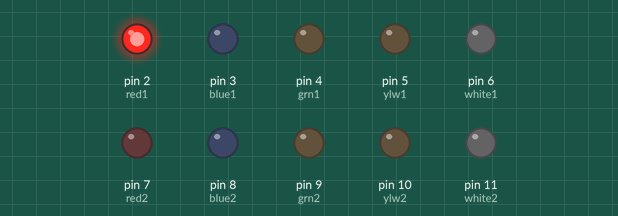
This sketch was run on a simulated Arduino Uno, built with avr-gcc and run on an emulated ATmega328P. On the bench: output pins drawn as LEDs (lit = HIGH).

Above: at 0.02 s.
At 3.57 s:
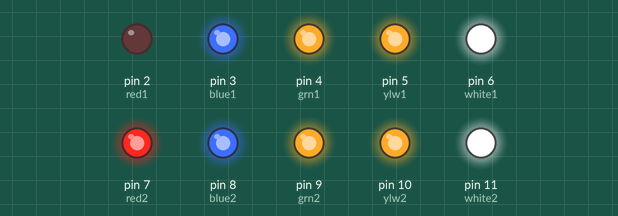
At 3.87 s:
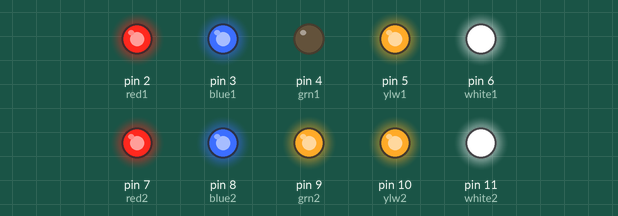
At 4.17 s:
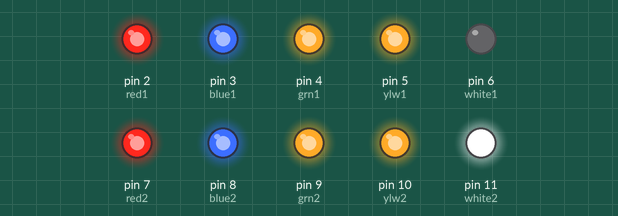
At 4.92 s:
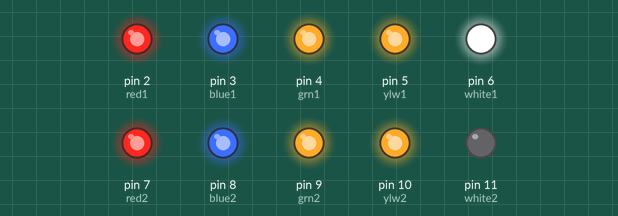
At 10.95 s:
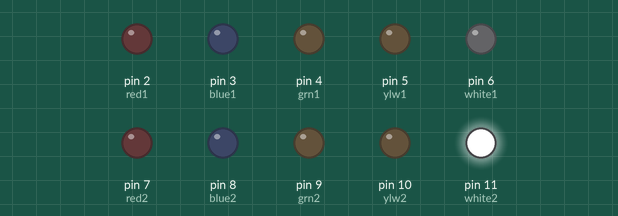
Timing chart, 0 to 11.4 s (numbered marks = the images above):
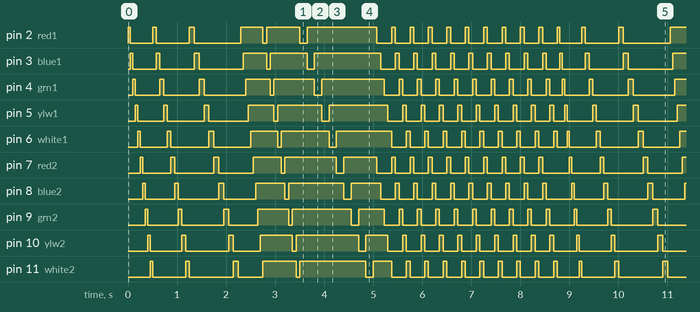

Measured:
- by itself, pin 2 (red1), pin 3 (blue1), pin 4 (grn1), pin 5 (ylw1), pin 6 (white1), pin 7 (red2), pin 8 (blue2), pin 9 (grn2), pin 10 (ylw2), pin 11 (white2): moves between LOW and HIGH, repeating every 8.8 s
- by itself, everything shown: repeats every 8.8 s, in 110 steps

The sketch:

tripleLedChaser.ino
```cpp
const int red1 = 2;
const int blue1 = 3;
const int grn1 = 4;
const int ylw1 = 5;
const int white1 = 6;
const int red2 = 7;
const int blue2 = 8;
const int grn2 = 9;
const int ylw2 = 10;
const int white2 = 11;

void LedOn(int pin);
void LedOff(int pin);
void LedOnAndOff(int pin, int delay2);
void cycle(int delay1);
void LedOffAndOn(int pin, int delay3);
void cycle2(int delay5);


void setup() {
  // put your setup code here, to run once:
  pinMode(red1, OUTPUT);
  pinMode(blue1, OUTPUT);
  pinMode(grn1, OUTPUT);
  pinMode(ylw1, OUTPUT);
  pinMode(white1, OUTPUT);
  pinMode(red2, OUTPUT);
  pinMode(blue2, OUTPUT);
  pinMode(grn2, OUTPUT);
  pinMode(ylw2, OUTPUT);
  pinMode(white2, OUTPUT);
}

void loop() {
  // put your main code here, to run repeatedly:
  cycle(50);
  cycle(75);
  cycle(100);
  onCycle(50);
  onCycle(75);
  onCycle(150);
  int count = 0;
  while(count < 10)
  {
    cycle2(75);
    count = count + 1;
  }
}
void LedOn(int ledpin)
{
  digitalWrite(ledpin, HIGH);
}

void LedOff(int pin)
{
  digitalWrite(pin, LOW);
}

void LedOnAndOff(int pin, int delay2)
{
  LedOn(pin);
  delay(delay2);
  LedOff(pin);
}

void LedOffAndOn(int pin, int delay3)
{
  LedOff(pin);
  delay(delay3);
  LedOn(pin);
}

void cycle(int delay1)
{
  LedOnAndOff(red1, delay1);
  LedOnAndOff(blue1, delay1);
  LedOnAndOff(grn1, delay1);
  LedOnAndOff(ylw1, delay1);
  LedOnAndOff(white1, delay1);
  LedOnAndOff(red2, delay1);
  LedOnAndOff(blue2, delay1);
  LedOnAndOff(grn2, delay1);
  LedOnAndOff(ylw2, delay1);
  LedOnAndOff(white2, delay1);
}

void onCycle(int delay4)
{
  LedOffAndOn(red1, delay4);
  LedOffAndOn(blue1, delay4);
  LedOffAndOn(grn1, delay4);
  LedOffAndOn(ylw1, delay4);
  LedOffAndOn(white1, delay4);
  LedOffAndOn(red2, delay4);
  LedOffAndOn(blue2, delay4);
  LedOffAndOn(grn2, delay4);
  LedOffAndOn(ylw2, delay4);
  LedOffAndOn(white2, delay4);
}

void cycle2(int delay5)
{
  LedOn(red1);
  LedOn(red2);
  delay(delay5);
  LedOff(red1);
  LedOff(red2);
  LedOn(blue1);
  LedOn(blue2);
  delay(delay5);
  LedOff(blue1);
  LedOff(blue2);
  LedOn(grn1);
  LedOn(grn2);
  delay(delay5);
  LedOff(grn1);
  LedOff(grn2);
  LedOn(ylw1);
  LedOn(ylw2);
  delay(delay5);
  LedOff(ylw1);
  LedOff(ylw2);
  LedOn(white1);
  LedOn(white2);
  delay(delay5);
  LedOff(white1);
  LedOff(white2);
}
```
